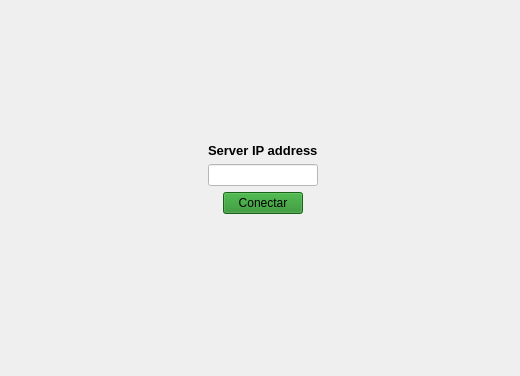
      <widget class="QWidget" name="page">
       <layout class="QGridLayout" name="gridLayout_6">
        <item row="1" column="2">
         <spacer name="horizontalSpacer_6">
          <property name="orientation">
           <enum>Qt::Orientation::Horizontal</enum>
          </property>
          <property name="sizeHint" stdset="0">
           <size>
            <width>191</width>
            <height>20</height>
           </size>
          </property>
         </spacer>
        </item>
        <item row="0" column="1">
         <spacer name="verticalSpacer_2">
          <property name="orientation">
           <enum>Qt::Orientation::Vertical</enum>
          </property>
          <property name="sizeHint" stdset="0">
           <size>
            <width>20</width>
            <height>132</height>
           </size>
          </property>
         </spacer>
        </item>
        <item row="1" column="0">
         <spacer name="horizontalSpacer_5">
          <property name="orientation">
           <enum>Qt::Orientation::Horizontal</enum>
          </property>
          <property name="sizeHint" stdset="0">
           <size>
            <width>191</width>
            <height>20</height>
           </size>
          </property>
         </spacer>
        </item>
        <item row="1" column="1">
         <layout class="QVBoxLayout" name="verticalLayout_3">
          <property name="sizeConstraint">
           <enum>QLayout::SizeConstraint::SetFixedSize</enum>
          </property>
          <property name="leftMargin">
           <number>6</number>
          </property>
          <item>
           <widget class="QLabel" name="label_21">
            <property name="palette">
             <palette>
              <active>
               <colorrole role="WindowText">
                <brush brushstyle="SolidPattern">
                 <color alpha="255">
                  <red>0</red>
                  <green>0</green>
                  <blue>0</blue>
                 </color>
                </brush>
               </colorrole>
               <colorrole role="Button">
                <brush brushstyle="SolidPattern">
                 <color alpha="255">
                  <red>255</red>
                  <green>255</green>
                  <blue>255</blue>
                 </color>
                </brush>
               </colorrole>
               <colorrole role="Light">
                <brush brushstyle="SolidPattern">
                 <color alpha="255">
                  <red>255</red>
                  <green>255</green>
                  <blue>255</blue>
                 </color>
                </brush>
               </colorrole>
               <colorrole role="Midlight">
                <brush brushstyle="SolidPattern">
                 <color alpha="255">
                  <red>255</red>
                  <green>255</green>
                  <blue>255</blue>
                 </color>
                </brush>
               </colorrole>
               <colorrole role="Dark">
                <brush brushstyle="SolidPattern">
                 <color alpha="255">
                  <red>127</red>
                  <green>127</green>
                  <blue>127</blue>
                 </color>
                </brush>
               </colorrole>
               <colorrole role="Mid">
                <brush brushstyle="SolidPattern">
                 <color alpha="255">
                  <red>170</red>
                  <green>170</green>
                  <blue>170</blue>
                 </color>
                </brush>
               </colorrole>
               <colorrole role="Text">
                <brush brushstyle="SolidPattern">
                 <color alpha="255">
                  <red>0</red>
                  <green>0</green>
                  <blue>0</blue>
                 </color>
                </brush>
               </colorrole>
               <colorrole role="BrightText">
                <brush brushstyle="SolidPattern">
                 <color alpha="255">
                  <red>255</red>
                  <green>255</green>
                  <blue>255</blue>
                 </color>
                </brush>
               </colorrole>
               <colorrole role="ButtonText">
                <brush brushstyle="SolidPattern">
                 <color alpha="255">
                  <red>0</red>
                  <green>0</green>
                  <blue>0</blue>
                 </color>
                </brush>
               </colorrole>
               <colorrole role="Base">
                <brush brushstyle="SolidPattern">
                 <color alpha="255">
                  <red>255</red>
                  <green>255</green>
                  <blue>255</blue>
                 </color>
                </brush>
               </colorrole>
               <colorrole role="Window">
                <brush brushstyle="SolidPattern">
                 <color alpha="255">
                  <red>255</red>
                  <green>255</green>
                  <blue>255</blue>
                 </color>
                </brush>
               </colorrole>
               <colorrole role="Shadow">
                <brush brushstyle="SolidPattern">
                 <color alpha="255">
                  <red>0</red>
                  <green>0</green>
                  <blue>0</blue>
                 </color>
                </brush>
               </colorrole>
               <colorrole role="AlternateBase">
                <brush brushstyle="SolidPattern">
                 <color alpha="255">
                  <red>255</red>
                  <green>255</green>
                  <blue>255</blue>
                 </color>
                </brush>
               </colorrole>
               <colorrole role="ToolTipBase">
                <brush brushstyle="SolidPattern">
                 <color alpha="255">
                  <red>255</red>
                  <green>255</green>
                  <blue>220</blue>
                 </color>
                </brush>
               </colorrole>
               <colorrole role="ToolTipText">
                <brush brushstyle="SolidPattern">
                 <color alpha="255">
                  <red>0</red>
                  <green>0</green>
                  <blue>0</blue>
                 </color>
                </brush>
               </colorrole>
               <colorrole role="PlaceholderText">
                <brush brushstyle="SolidPattern">
                 <color alpha="127">
                  <red>0</red>
                  <green>0</green>
                  <blue>0</blue>
                 </color>
                </brush>
               </colorrole>
               <colorrole role="Accent">
                <brush brushstyle="SolidPattern">
                 <color alpha="255">
                  <red>255</red>
                  <green>255</green>
                  <blue>255</blue>
                 </color>
                </brush>
               </colorrole>
              </active>
              <inactive>
               <colorrole role="WindowText">
                <brush brushstyle="SolidPattern">
                 <color alpha="255">
                  <red>0</red>
                  <green>0</green>
                  <blue>0</blue>
                 </color>
                </brush>
               </colorrole>
               <colorrole role="Button">
                <brush brushstyle="SolidPattern">
                 <color alpha="255">
                  <red>255</red>
                  <green>255</green>
                  <blue>255</blue>
                 </color>
                </brush>
               </colorrole>
               <colorrole role="Light">
                <brush brushstyle="SolidPattern">
                 <color alpha="255">
                  <red>255</red>
                  <green>255</green>
                  <blue>255</blue>
                 </color>
                </brush>
               </colorrole>
               <colorrole role="Midlight">
                <brush brushstyle="SolidPattern">
                 <color alpha="255">
                  <red>255</red>
                  <green>255</green>
                  <blue>255</blue>
                 </color>
                </brush>
               </colorrole>
               <colorrole role="Dark">
                <brush brushstyle="SolidPattern">
                 <color alpha="255">
                  <red>127</red>
                  <green>127</green>
                  <blue>127</blue>
                 </color>
                </brush>
               </colorrole>
               <colorrole role="Mid">
                <brush brushstyle="SolidPattern">
                 <color alpha="255">
                  <red>170</red>
                  <green>170</green>
                  <blue>170</blue>
                 </color>
                </brush>
               </colorrole>
               <colorrole role="Text">
                <brush brushstyle="SolidPattern">
                 <color alpha="255">
                  <red>0</red>
                  <green>0</green>
                  <blue>0</blue>
                 </color>
                </brush>
               </colorrole>
               <colorrole role="BrightText">
                <brush brushstyle="SolidPattern">
                 <color alpha="255">
                  <red>255</red>
                  <green>255</green>
                  <blue>255</blue>
                 </color>
                </brush>
               </colorrole>
               <colorrole role="ButtonText">
                <brush brushstyle="SolidPattern">
                 <color alpha="255">
                  <red>0</red>
                  <green>0</green>
                  <blue>0</blue>
                 </color>
                </brush>
               </colorrole>
               <colorrole role="Base">
                <brush brushstyle="SolidPattern">
                 <color alpha="255">
                  <red>255</red>
                  <green>255</green>
                  <blue>255</blue>
                 </color>
                </brush>
               </colorrole>
               <colorrole role="Window">
                <brush brushstyle="SolidPattern">
                 <color alpha="255">
                  <red>255</red>
                  <green>255</green>
                  <blue>255</blue>
                 </color>
                </brush>
               </colorrole>
               <colorrole role="Shadow">
                <brush brushstyle="SolidPattern">
                 <color alpha="255">
                  <red>0</red>
                  <green>0</green>
                  <blue>0</blue>
                 </color>
                </brush>
               </colorrole>
               <colorrole role="AlternateBase">
                <brush brushstyle="SolidPattern">
                 <color alpha="255">
                  <red>255</red>
                  <green>255</green>
                  <blue>255</blue>
                 </color>
                </brush>
               </colorrole>
               <colorrole role="ToolTipBase">
                <brush brushstyle="SolidPattern">
                 <color alpha="255">
                  <red>255</red>
                  <green>255</green>
                  <blue>220</blue>
                 </color>
                </brush>
               </colorrole>
               <colorrole role="ToolTipText">
                <brush brushstyle="SolidPattern">
                 <color alpha="255">
                  <red>0</red>
                  <green>0</green>
                  <blue>0</blue>
                 </color>
                </brush>
               </colorrole>
               <colorrole role="PlaceholderText">
                <brush brushstyle="SolidPattern">
                 <color alpha="127">
                  <red>0</red>
                  <green>0</green>
                  <blue>0</blue>
                 </color>
                </brush>
               </colorrole>
               <colorrole role="Accent">
                <brush brushstyle="SolidPattern">
                 <color alpha="255">
                  <red>255</red>
                  <green>255</green>
                  <blue>255</blue>
                 </color>
                </brush>
               </colorrole>
              </inactive>
              <disabled>
               <colorrole role="WindowText">
                <brush brushstyle="SolidPattern">
                 <color alpha="255">
                  <red>127</red>
                  <green>127</green>
                  <blue>127</blue>
                 </color>
                </brush>
               </colorrole>
               <colorrole role="Button">
                <brush brushstyle="SolidPattern">
                 <color alpha="255">
                  <red>255</red>
                  <green>255</green>
                  <blue>255</blue>
                 </color>
                </brush>
               </colorrole>
               <colorrole role="Light">
                <brush brushstyle="SolidPattern">
                 <color alpha="255">
                  <red>255</red>
                  <green>255</green>
                  <blue>255</blue>
                 </color>
                </brush>
               </colorrole>
               <colorrole role="Midlight">
                <brush brushstyle="SolidPattern">
                 <color alpha="255">
                  <red>255</red>
                  <green>255</green>
                  <blue>255</blue>
                 </color>
                </brush>
               </colorrole>
               <colorrole role="Dark">
                <brush brushstyle="SolidPattern">
                 <color alpha="255">
                  <red>127</red>
                  <green>127</green>
                  <blue>127</blue>
                 </color>
                </brush>
               </colorrole>
               <colorrole role="Mid">
                <brush brushstyle="SolidPattern">
                 <color alpha="255">
                  <red>170</red>
                  <green>170</green>
                  <blue>170</blue>
                 </color>
                </brush>
               </colorrole>
               <colorrole role="Text">
                <brush brushstyle="SolidPattern">
                 <color alpha="255">
                  <red>127</red>
                  <green>127</green>
                  <blue>127</blue>
                 </color>
                </brush>
               </colorrole>
               <colorrole role="BrightText">
                <brush brushstyle="SolidPattern">
                 <color alpha="255">
                  <red>255</red>
                  <green>255</green>
                  <blue>255</blue>
                 </color>
                </brush>
               </colorrole>
               <colorrole role="ButtonText">
                <brush brushstyle="SolidPattern">
                 <color alpha="255">
                  <red>127</red>
                  <green>127</green>
                  <blue>127</blue>
                 </color>
                </brush>
               </colorrole>
               <colorrole role="Base">
                <brush brushstyle="SolidPattern">
                 <color alpha="255">
                  <red>255</red>
                  <green>255</green>
                  <blue>255</blue>
                 </color>
                </brush>
               </colorrole>
               <colorrole role="Window">
                <brush brushstyle="SolidPattern">
                 <color alpha="255">
                  <red>255</red>
                  <green>255</green>
                  <blue>255</blue>
                 </color>
                </brush>
               </colorrole>
               <colorrole role="Shadow">
                <brush brushstyle="SolidPattern">
                 <color alpha="255">
                  <red>0</red>
                  <green>0</green>
                  <blue>0</blue>
                 </color>
                </brush>
               </colorrole>
               <colorrole role="AlternateBase">
                <brush brushstyle="SolidPattern">
                 <color alpha="255">
                  <red>255</red>
                  <green>255</green>
                  <blue>255</blue>
                 </color>
                </brush>
               </colorrole>
               <colorrole role="ToolTipBase">
                <brush brushstyle="SolidPattern">
                 <color alpha="255">
                  <red>255</red>
                  <green>255</green>
                  <blue>220</blue>
                 </color>
                </brush>
               </colorrole>
               <colorrole role="ToolTipText">
                <brush brushstyle="SolidPattern">
                 <color alpha="255">
                  <red>0</red>
                  <green>0</green>
                  <blue>0</blue>
                 </color>
                </brush>
               </colorrole>
               <colorrole role="PlaceholderText">
                <brush brushstyle="SolidPattern">
                 <color alpha="127">
                  <red>127</red>
                  <green>127</green>
                  <blue>127</blue>
                 </color>
                </brush>
               </colorrole>
               <colorrole role="Accent">
                <brush brushstyle="SolidPattern">
                 <color alpha="255">
                  <red>255</red>
                  <green>255</green>
                  <blue>255</blue>
                 </color>
                </brush>
               </colorrole>
              </disabled>
             </palette>
            </property>
            <property name="font">
             <font>
              <pointsize>10</pointsize>
              <bold>true</bold>
             </font>
            </property>
            <property name="text">
             <string>Server IP address</string>
            </property>
           </widget>
          </item>
          <item>
           <widget class="QLineEdit" name="txtClientIp">
            <property name="maximumSize">
             <size>
              <width>150</width>
              <height>16777215</height>
             </size>
            </property>
            <property name="styleSheet">
             <string notr="true">background-color: white;</string>
            </property>
            <property name="inputMethodHints">
             <set>Qt::InputMethodHint::ImhNone</set>
            </property>
           </widget>
          </item>
          <item alignment="Qt::AlignmentFlag::AlignHCenter">
           <widget class="QPushButton" name="btnConnectClient">
            <property name="maximumSize">
             <size>
              <width>200</width>
              <height>16777215</height>
             </size>
            </property>
            <property name="styleSheet">
             <string notr="true">background-color: forestGreen;</string>
            </property>
            <property name="text">
             <string>Conectar</string>
            </property>
           </widget>
          </item>
         </layout>
        </item>
        <item row="2" column="1">
         <spacer name="verticalSpacer">
          <property name="orientation">
           <enum>Qt::Orientation::Vertical</enum>
          </property>
          <property name="sizeHint" stdset="0">
           <size>
            <width>20</width>
            <height>131</height>
           </size>
          </property>
         </spacer>
        </item>
        <item row="3" column="1">
         <spacer name="horizontalSpacer_7">
          <property name="orientation">
           <enum>Qt::Orientation::Horizontal</enum>
          </property>
          <property name="sizeHint" stdset="0">
           <size>
            <width>40</width>
            <height>20</height>
           </size>
          </property>
         </spacer>
        </item>
       </layout>
      </widget>
